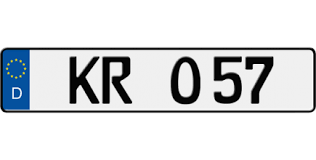
#> input picture bildverarbeitung/Aufgabe3/image.png, 316 x 160 px
$ python aufgabe3.py
#> lines starting #> are read from the running program, lines starting #| are printed output that depends on the picture; after the words box and inside, x2 and y2 are one past the last pixel; in counts of white or black regions, pixels touching at a corner belong together
#*********************************************
#                                            #
#            prof: Rembold                   #
#          BildVerarbeitung                  #
#         stud:  Moamen Hraden               #
#              Aufgabe 3                     #
#                                            #
#********************************************#


#****************************************
#        import packages
#****************************************
import cv2 as cv
import matplotlib.pyplot as plt
import numpy as np
import os
import time


#****************************************
#        globale variablen
#****************************************
allow = False
threshlding = False
showkontouren = False
counter = 0

image = cv.imread('image.png')
#> image is the input picture: shape (160, 316, 3); mean B, G, R 222.4, 220.2, 218
orginal = image.copy()
anleitungen = cv.imread('anleitungen.jpg')
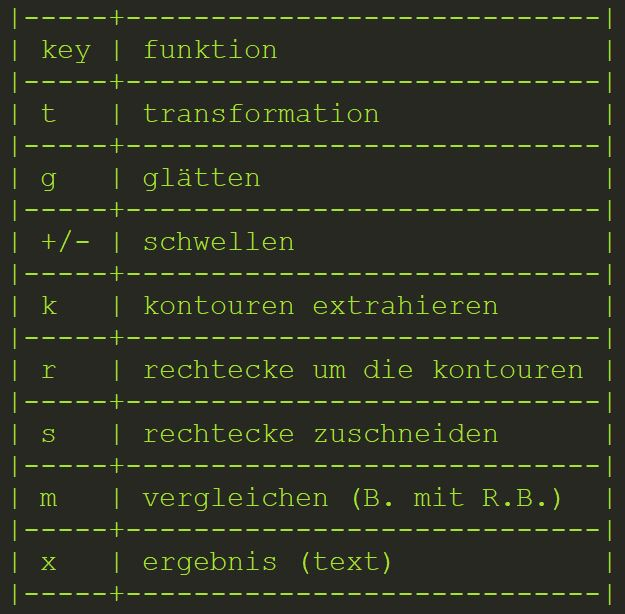
#> input picture bildverarbeitung/Aufgabe3/anleitungen.JPG, 625 x 614 px, found by its file name
#> anleitungen is the input picture: shape (614, 625, 3); mean B, G, R 34.8, 48.7, 44.8
schwellwert = image.max()/2
#> schwellwert = 127.5

matches = []
punkte = []
rect_points = []
contour_list = []
zugeschnitteneBilder = []

pfad = 'Alpha/'
bilderverzeichnis = [i for i in os.listdir(pfad)]
bild_dict={}

weis = np.full(shape=(512,512,3), fill_value=255, dtype=np.float32)
#****************************************
#         referenzBilder
#****************************************
print('\n\n======referenz bilder shapes==========')
for bildname in bilderverzeichnis :
    bildpfad= pfad + bildname
    bild = cv.imread(bildpfad)
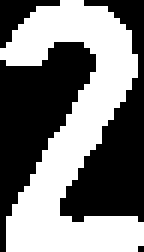
#> input picture bildverarbeitung/Aufgabe3/Alpha/2.bmp, 24 x 42 px (shown 6 times larger)
#> bild is the input picture: shape (42, 24, 3); 48.4% white; 1 white region, box (x1, y1, x2, y2) and area: (0, 0, 24, 42) 488
    #converted = cv.cvtColor(bild, cv.COLOR_BGR2GRAY)
    bild_dict[bildname[:-4]] = bild
    print(bild.shape)
#| (42, 24, 3)
#print(bild_dict.keys())
#print(bild_dict.values())

#****************************************
#         functionen
#****************************************

# 1) punkte zeichnen :
# [65 lines left out: functions draw_point, draw_polygon, order_points, P_transformation, threshold, not called in this run]


# 6) glätten (rauschen entfernen):
def glätten():
    global image
    image = cv.GaussianBlur(image , (5 , 5) , 0)


# 7) extractContours :
# [60 lines left out: functions extractContours, rectangles, zuschneiden, match, outputText, not called in this run]


# 12) Ausgabe :
def ausgabe():
    global image, threshlding, orginal, weis , showkontouren
    copy = image.copy()
    if threshlding :
        ret , copy = cv.threshold(copy, schwellwert , image.max(), cv.THRESH_BINARY)
    if showkontouren :
        cv.imshow('kontouren' , weis)
    cv.imshow('mywindow',copy)
    cv.imshow('orginal', orginal)
    cv.imshow('anleitungen', anleitungen)


#****************************************
#         Ausfuehren
#****************************************
cv.namedWindow('mywindow')
cv.setMouseCallback('mywindow', draw_point)
while True :
    k= cv.waitKey(1)
#> (key q is pressed here)
    ausgabe()
    if k == ord('q') :
        break
    elif k== ord('k'):
        extractContours()
    elif k== ord('t'):
        order_points()
        P_transformation()
    elif k== ord('g'):
        glätten()
    elif k== ord('+'):
        threshold(k)
    elif k== ord('-'):
        threshold(k)
    elif k==ord('r'):
        rectangles()
    elif k==ord('s'):
        zuschneiden()
    elif k== ord('m'):
        match()
    elif k== ord('x'):
        outputText()
cv.destroyAllWindows()
